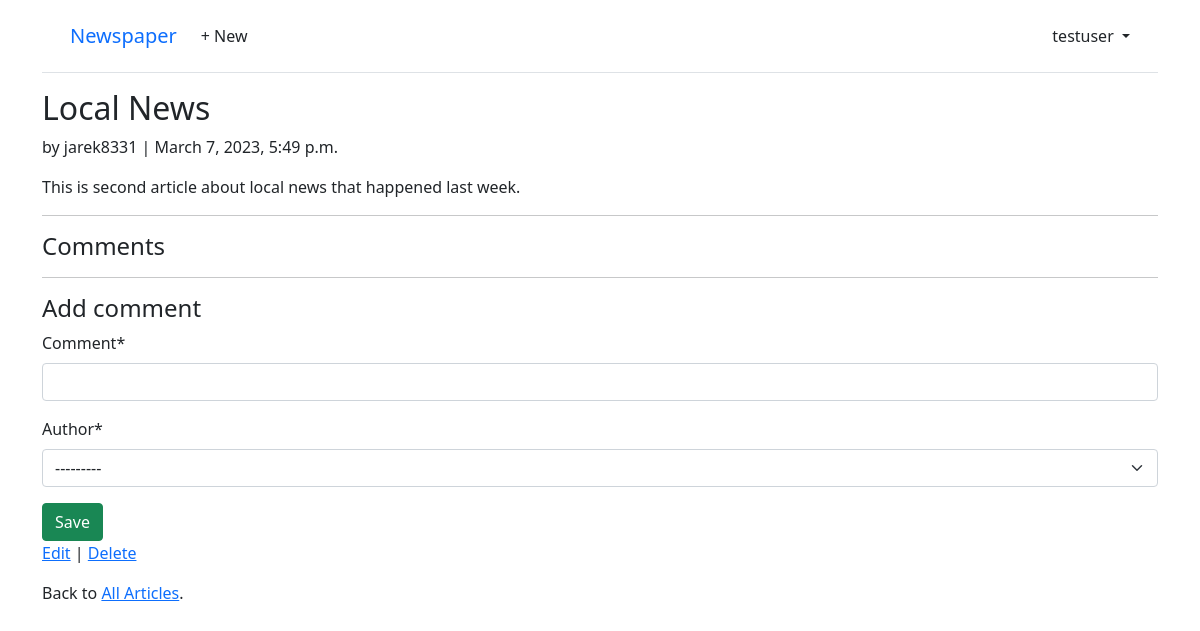
The page /articles/2/ (signed in) on the database its author committed.
### accounts/models.py (models this page shows)
class CustomUser(AbstractUser):
    age = models.PositiveIntegerField(null=True, blank=True)

### articles/models.py (models this page shows, shortened)
class Article(models.Model):
    title = models.CharField(max_length=255)
    body = models.TextField()
    date = models.DateTimeField(auto_now_add=True)
    author = models.ForeignKey(settings.AUTH_USER_MODEL,
                               on_delete=models.CASCADE,
                               )

### articles/views.py (the view, shortened to what this page needs)
# urls.py: path('<int:pk>/', ArticleDetailView.as_view(),
class ArticleDetailView(LoginRequiredMixin, View):
    def get(self, request, *args, **kwargs):
        view = CommentGet.as_view()
        return view(request, *args, **kwargs)

### articles/forms.py
class CommentForm(forms.ModelForm):
    class Meta:
        model = Comment
        fields = ("comment", "author")

### articles/views.py (called while the page is built)
    def get_context_data(self, **kwargs):
        context = super().get_context_data(**kwargs)
        context['form'] = CommentForm()
        return context

### templates/article_detail.html (shortened to what this page needs)
{% extends 'base.html' %}
{% load crispy_forms_tags %}
{% block content %}
<div class="article-entry">
    <h2>{{ article.title }}</h2>
    <p>by {{ article.author }} | {{ article.date }}</p>
    <p>{{ article.body }}</p>
</div>
<hr>
<h4>Comments</h4>
<hr>
<h4>Add comment</h4>
    <form action="" method="post">
        {{ form|crispy }}
        <button class="btn btn-success ml-2" type="submit">Save</button>
    </form>
<p><a href="{% url 'article_edit' article.pk %}">Edit</a> |
    <a href="{% url 'article_delete' article.pk %}">Delete</a></p>
<p>Back to <a href="{% url 'article_list' %}">All Articles</a>.</p>
{% endblock content %}

### templates/base.html (shortened to what this page needs)
<!DOCTYPE html>
<html>
<head>
  <link href="https://cdn.jsdelivr.net/npm/bootstrap@5.1.3/dist/css/bootstrap.min.css" rel="stylesheet">
</head>
<body>
  <div class="container">
    <header class="p-3 mb-3 border-bottom">
      <div class="container">
        <div class="d-flex flex-wrap align-items-center justify-content-center
          justify-content-lg-start">
          <a class="navbar-brand" href="{% url 'home' %}">Newspaper</a>
          <ul class="nav col-12 col-lg-auto me-lg-auto mb-2 justify-content-center
            mb-md-0">
            {% if user.is_authenticated %}
            <li><a href="{% url 'article_new' %}" class="nav-link px-2 link-dark">+ New</a></li>
          </ul>
          <div class="dropdown text-end">
            <a href="#" class="d-block link-dark text-decoration-none dropdown-toggle" id="dropdownUser1"
              data-bs-toggle="dropdown" aria-expanded="false">
              {{ user.username }}
            </a>
          </div>
          {% else %}
          <div class="text-end">
            <a href="{% url 'login' %}" class="btn btn-outline-primary me-2">Log
              In</a>
            <a href="{% url 'signup' %}" class="btn btn-primary">Sign Up</a>
          </div>
          {% endif %}
        </div>
      </div>
    </header>
    <main>
      {% block content %}
      {% endblock content %}
    </main>
  </div>
</body>
</html>

### rows shown on the page
CustomUser: username "testuser"
Article: title "Local News", author "jarek8331", date "March 7, 2023, 5:49 p.m.", body "This is second article about local news that happened last week."
